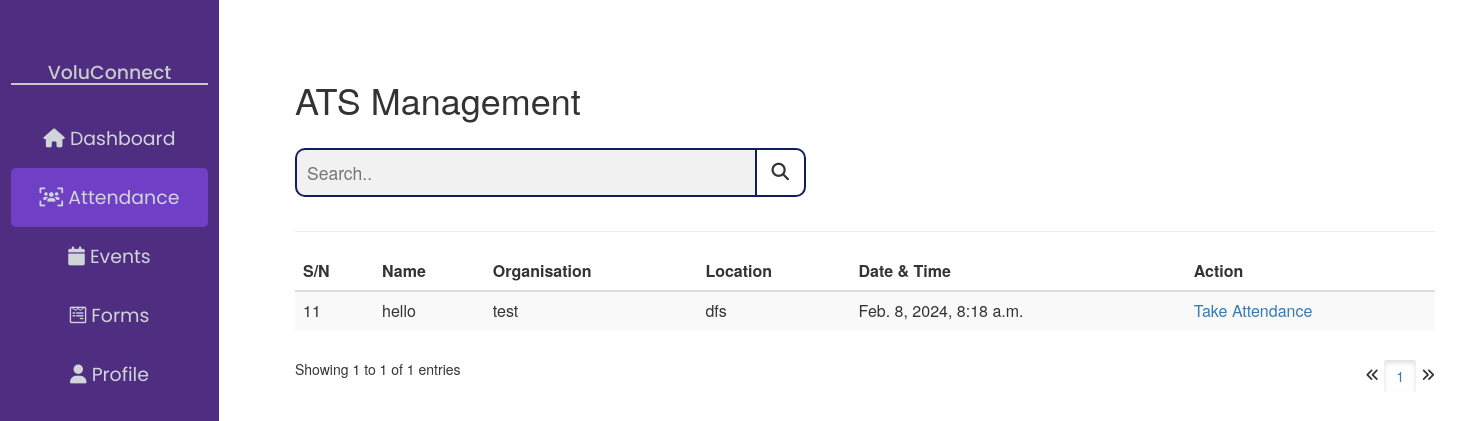
Page /attendance/ on the earlier database version.
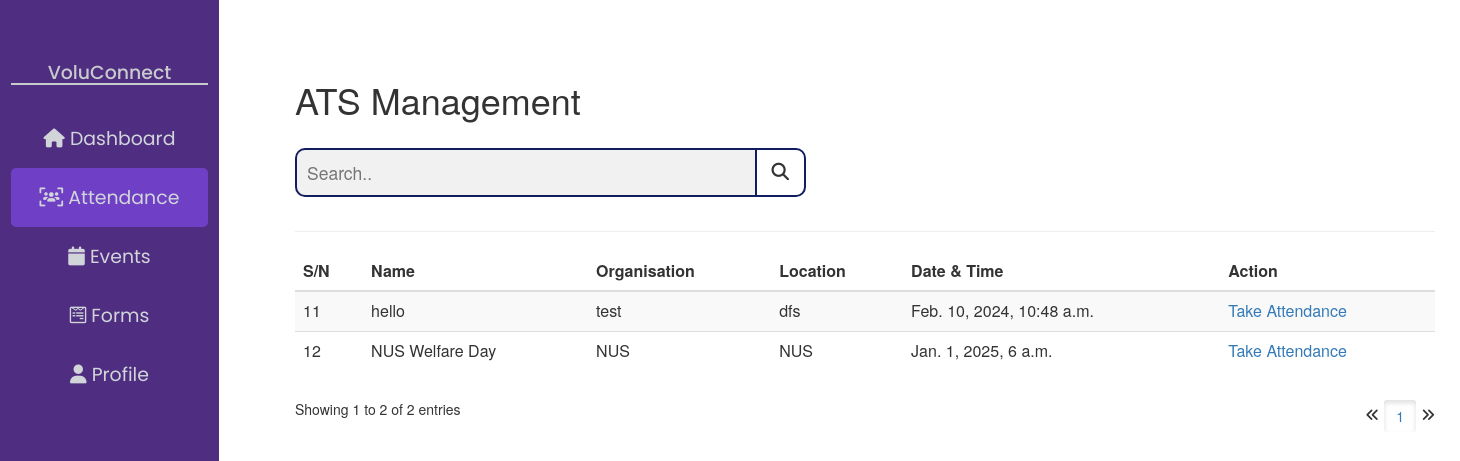
Same page on the later database version.
### voluconnect/models.py (models this page shows, shortened)
class Event(models.Model):
    number = models.IntegerField(blank=True, null=True)
    event_name = models.CharField('Event Name', max_length=200)
    organisation = models.CharField(max_length=200)
    location = models.CharField(max_length=200)
    description = models.CharField(max_length=1000, default = 'No Description')
    job_scope = models.CharField(max_length=1000, default = 'No Job Scope')
    duration = models.IntegerField(default=0)
    event_date = models.DateTimeField()
    event_image = models.ImageField(upload_to = 'images/', default='default.jpg')

### voluconnect/views.py (the view)
# urls.py: path('attendance/', views.attendance, name="attendance"),
def attendance(request):
    event_list = Event.objects.all()
    paginator = Paginator(event_list, 10)
    page_number = request.GET.get('page')
    page_obj = paginator.get_page(page_number)
    return render(request, "attendance.html", {'page_obj' : page_obj})

### voluconnect/templates/attendance.html (shortened to what this page needs)
<html>
<head>
    {% extends "base.html" %}
        {% block nav_attendance %}
        class="activeNav"
        {% endblock %}
        {% block content %}
        <h1>ATS Management</h1>
        <div class="ats-toolkit">
            <form class="ats-filter" action="">
                <input type="text" placeholder="Search.." name="search">
                <button type="submit"><i class="fa fa-search"></i></button>
            </form>
        </div>
        <hr/>
        <table id="eventsTable" class="table table-striped">
            <thead>
                <tr>
                    <th>S/N</th>
                    <th>Name</th>
                    <th>Organisation</th>
                    <th>Location</th>
                    <th>Date & Time</th>
                    <th>Action</th>
                </tr>
            </thead>
            <tbody>
                {% for event in page_obj %}
                <tr>
                    <td>{{ event.id }}</td>
                    <td>{{ event.event_name }}</td>
                    <td>{{ event.organisation }}</td>
                    <td>{{ event.location }}</td>
                    <td>{{ event.event_date }}</td>
                    <td>
                        <a href="{% url 'take_event_attendance' event_id=event.id %}" class="takeAttendanceBtn">
                            Take Attendance
                        </a>
                    </td>
                </tr>
                {% endfor %}
            </tbody>
        </table>
        <div id="pagination">
            <p id="counter">Showing {{ page_obj.start_index }} to {{ page_obj.end_index }} of {{ page_obj.paginator.count }} entries</p>
            <span class="step-links">
                {% if page_obj.has_previous %}
                    <a href="?page={{ page_obj.previous_page_number }}">
                        <i class="fa fa-angles-left"></i>
                    </a>
                {% else %}
                    <i class="fa fa-angles-left"></i>
                {% endif %}
                <span class="current">
                    {% for num in page_obj.paginator.page_range %}
                        {% if page_obj.number == num %}
                            <a href="?page={{ num }}" class="btn active">{{ num }}</a>
                        {% else %}
                            <a href="?page={{ num }}" class="btn">{{ num }}</a>
                        {% endif %}
                    {% endfor %}
                </span>
                {% if page_obj.has_next %}
                    <a href="?page={{ page_obj.next_page_number }}">
                        <i class="fa fa-angles-right"></i>
                    </a>
                {% else %}
                    <i class="fa fa-angles-right"></i>
                {% endif %}
            </span>
        </div>
        {% endblock %}

### voluconnect/templates/base.html (shortened to what this page needs)
<html>
<head>
    <link rel="stylesheet" href="../static/css/custom-style.css">
    <link rel="stylesheet" href="https://cdn.jsdelivr.net/npm/bootstrap@3.3.7/dist/css/bootstrap.min.css">
    <link rel="stylesheet" href="https://cdnjs.cloudflare.com/ajax/libs/font-awesome/6.5.1/css/all.min.css">
</head>
<body>
    <div class="sidenav">
        <h3>VoluConnect</h3>
        <a {% block nav_dashboard %}{% endblock %} href="{% url 'dashboard' %}">
            <i class="fa fa-home"></i>
            <span class="sidenav-text">Dashboard</span>
        </a>
        <a {% block nav_attendance %}{% endblock %} href="{% url 'attendance' %}">
            <i class="fa fa-users-viewfinder"></i>
            <span class="sidenav-text">Attendance</span>
        </a>
        <a {% block nav_events %}{% endblock %} href="{% url 'events' %}">
            <i class="fa fa-calendar"></i>
            <span class="sidenav-text">Events</span>
        </a>
        <a {% block nav_forms %}{% endblock %} href="{% url 'form_creator:form_list' %}">
            <i class="fa-brands fa-wpforms"></i>
            <span class="sidenav-text">Forms</span>
        </a>
        <a {% block nav_profile %}{% endblock %} href="{% url 'profile' %}">
            <i class="fa fa-user"></i>
            <span class="sidenav-text">Profile</span>
        </a>
    </div>
    <div class="container">
        {% block content %}
        {% endblock %}
    </div>
</body>
</html>

### voluconnect/static/css/custom-style.css (style rules this page uses)
a, a:hover { text-decoration: none !important; }
.sidenav { height: 100%; width: 15vw; position: fixed; z-index: 1; top: 0; left: 0; background-color: #4f2e81; overflow-x: hidden; padding-top: 20px; }
.sidenav h3 { font-size: 1.35em; color: #c8cace; font-family: "Poppins", "sans-sarif"; text-align: center; padding-top: 1em; width: 90%; margin: 1.25em auto; border-bottom: 2px solid #c8cace; }
.sidenav a { padding: 16px 0; text-align: center; text-decoration: none; font-size: 1.35em; font-family: "Poppins", "sans-sarif"; color: #d1d5da; display: block; }
.sidenav a:active, .activeNav { background-color: #6f40c5; color: whitesmoke; width: 90%; margin: auto; border-radius: 5px; }
.container { margin-right: 0 !important; margin-left: 280px !important; }
.container h1 { margin-top: 10vh; }
#eventsTable { margin: 0 auto; }
#pagination #counter { float: left; }
#pagination .step-links { float: right; }
#pagination { padding-top: 2em; }
.events-toolkit, .ats-toolkit { justify-content: space-between; align-items: center; margin-top: 2em; width: 100%; position: relative; }
form.events-filter, form.ats-filter { display: inline-flex; width: 35vw; }
form.events-filter input[type=text], form.ats-filter input[type=text] { width: 100%; padding: 10px; border: 2px solid #111d5e; border-radius:10px 0 0 10px ; border-right: none; outline: none; font-size: 1.25em; color: #6f40c5; background: #f1f1f1; }
form.events-filter button, form.ats-filter button { float: left; text-align: center; outline: none; cursor: pointer; border: 2px solid #111d5e; border-radius: 0 10px 10px 0 ; background: none; font-size: 1.25em; border-left: 2px solid #111d5e; transition: background-color 0.3s ease; padding: 10px 15px; }
.ats-toolkit { display: flex; align-items: flex-start; }

Differences in the rows shown:
changed Event "hello": event_date "Feb. 8, 2024, 8:18 a.m." → "Feb. 10, 2024, 10:48 a.m."
added Event: id "12", event_name "NUS Welfare Day", organisation "NUS", location "NUS", event_date "Jan. 1, 2025, 6 a.m."
Other differences:
{{ page_obj.end_index }}: "1" → "2"
{{ page_obj.paginator.count }}: "1" → "2"
